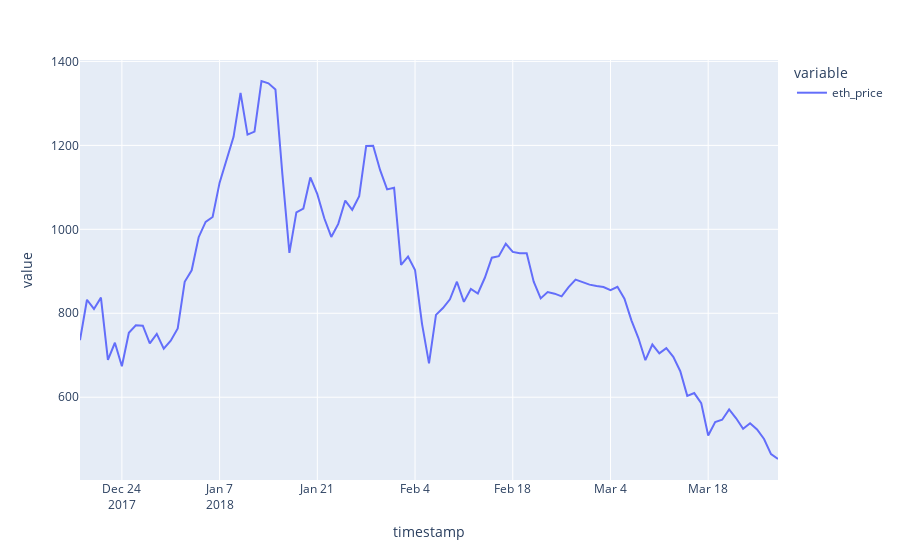

The notebook cell saved with this chart:
### Markdown cell above
## Historical ETH price: December 2017 to September 2019

### Code cell
simulation_result.plot(x='timestamp', y=['eth_price'])
